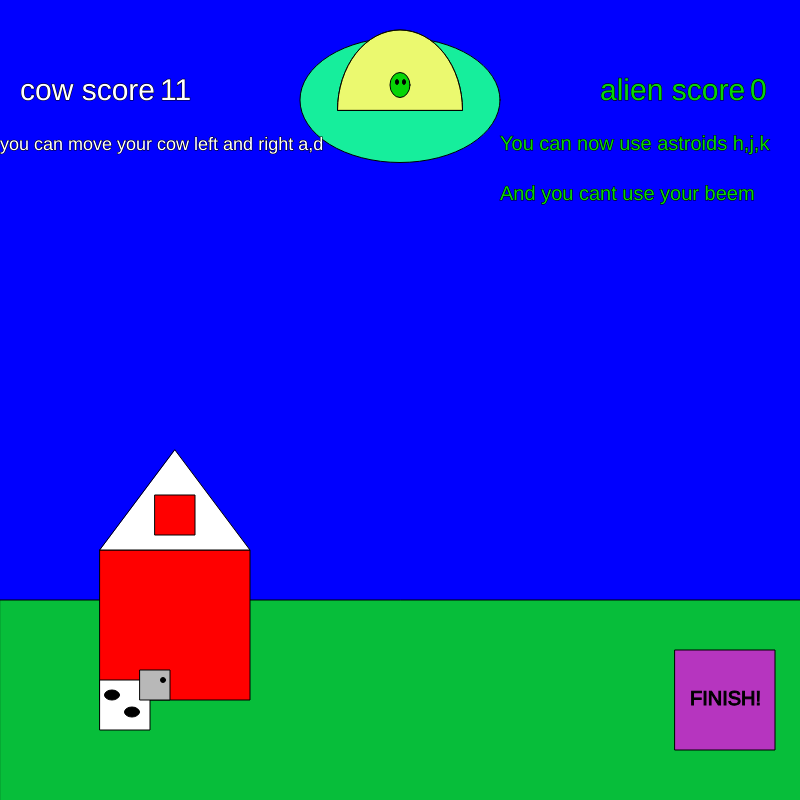
Frame 1 (no input)
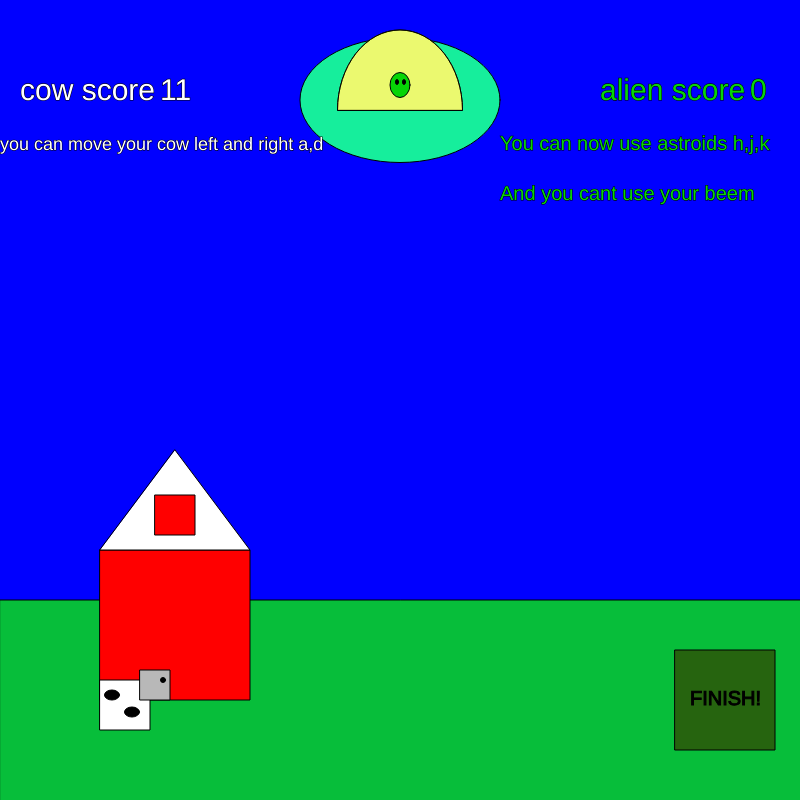
Frame 60 (no input)
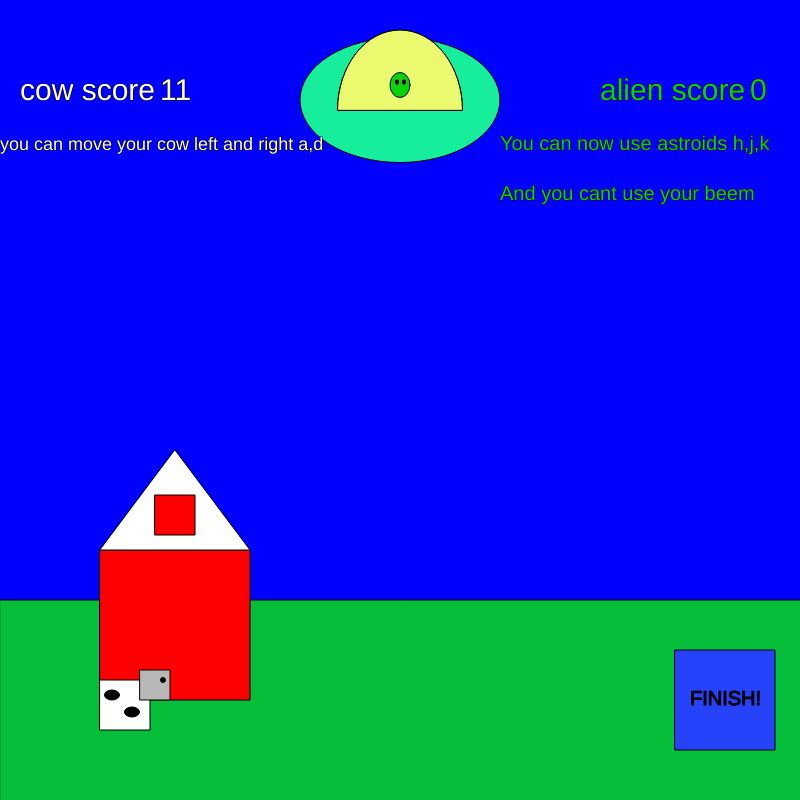
Frame 120 (the mouse pressed at the canvas centre since frame 60)

The p5.js sketch that drew these frames (run headless with seeded random() and noise() and a simulated clock; from frame 60 on, the mouse is pressed at the canvas centre):

// p5.js sketch
// ── sketch.js
var beem = 120;
var cowX = 100;
var cowY = 680;
var beemon = 150;
var alienX = 400;
var alienY = 110;
var finishX = 675;
var finishY = 650;
var alienscore = 0;
var cowscore = 11;
var astroidY1 = 1000;
var astroidY2 = 1000;
var astroidY3 = 1000;
var speed = 5;
function setup() {
  createCanvas(800, 800);
}

function draw() {
  stroke("black");
  background(0, 0, 255);

  fill("#16EE9C");
  ellipse(400, 100, 200, 125);

  stroke("black");
  fill("#07BE3A");
  rect(0, 600, 1000);

  fill("red");
  rect(100, 550, 150);

  fill("white");
  triangle(100, 550, 250, 550, 175, 450);

  fill("red");
  rect(155, 495, 40);

  fill("white");
  arc(400, 110, 125, 160, PI, 0, CHORD);

  fill("rgba(223,245,27,0.63)");
  arc(400, 110, 125, 160, PI, 0, CHORD);

  fill(random(255), random(255), random(255));
  rect(finishX, finishY, 100, 100);
  fill("black");
  textSize(20);
  text("FINISH!", finishX + 15, finishY + 55);

  fill("white");
  rect(cowX, cowY, 50);
  fill("black");
  ellipse(cowX + 12, cowY + 15, 15, 10);
  ellipse(cowX + 32, cowY + 32, 15, 10);
  fill("rgb(184,184,184)");
  rect(cowX + 40, cowY - 10, 30, 30);
  fill("black");
  ellipse(cowX + 63, cowY, 5, 5);

  fill("rgb(7,213,7)");
  ellipse(alienX, alienY - 25, 20, 25);
  fill("black");
  ellipse(alienX - 3, alienY - 28, 3, 5);
  ellipse(alienX - -4, alienY - 28, 3, 5);

  if (cowscore > 10) {
    fill("rgb(71,42,6)");
    ellipse(400, astroidY1, 100, 100);
    fill("rgb(48,27,4)");
    ellipse(380, astroidY1 - 15, 25, 30);
    ellipse(420, astroidY1 + 15, 30, 25);

    fill("rgb(71,42,6)");
    ellipse(150, astroidY2, 100, 100);
    fill("rgb(48,27,4)");
    ellipse(130, astroidY2 - 15, 25, 30);
    ellipse(170, astroidY2 + 15, 30, 25);

    fill("rgb(71,42,6)");
    ellipse(650, astroidY3, 100, 100);
    fill("rgb(48,27,4)");
    ellipse(630, astroidY3 - 15, 25, 30);
    ellipse(670, astroidY3 + 15, 30, 25);

    fill("rgb(7,213,7)");
    text("You can now use astroids h,j,k", 500, 150);
    text("And you cant use your beem", 500, 200);

    if (cowX > 350 && cowX < 450 && astroidY1 > cowY && astroidY1 < cowY + 75) {
      alienscore = alienscore + 1;
      cowX = 100;}
      
    if (cowX > 100 && cowX < 200 && astroidY2 > cowY && astroidY2 < cowY + 75) {
      alienscore = alienscore + 1;
      cowX = 100; }
    
    if (cowX > 600 && cowX < 700 && astroidY3 > cowY && astroidY3 < cowY + 75) {
      alienscore = alienscore + 1;
      cowX = 100; }
  }

  astroidY1 = astroidY1 + speed;
  astroidY2 = astroidY2 + speed + 1;
  astroidY3 = astroidY3 + speed + 2;

  textSize(30);
  fill("rgb(7,213,7)");
  text("alien score", 600, 100);
  text(alienscore, 750, 100);

  textSize(30);
  fill("white");
  text("cow score", 20, 100);
  text(cowscore, 160, 100);

  textSize(18);
  text("you can move your cow left and right a,d", 0, 150);

  beemon = beemon - 1;

  if (beemon > 0 && cowscore <= 10) {
    fill(random(255), random(255), random(255), 200);
    triangle(400, 120, 250, beem, 600, beem);

    fill("#16EE9C");
    stroke("#16EE9C");
    ellipse(400, 137, 100, 50);

    if (cowX > 250 && cowX < 600 && beem > cowY && beemon <= 750) {
      alienscore = alienscore + 1;
      cowX = 100;
    }
  }

  if (cowX > 675 && cowX < 775) {
    cowscore = cowscore + 1;
    cowX = 100;
  }

  beem = beem + 20;
  if (beem > 750) {
    beem = 750;
  }
}

function keyPressed() {
  if (key == "a") {
    cowX = cowX - 20;
  }
  if (key == "d") {
    cowX = cowX + 20;
  }

  if (key == "l" && beemon < -200) {
    beemon = 150;
    beem = 120;
  }

  if (key == "j" && astroidY1 > 800) {
    astroidY1 = 0;
  }

  if (key == "h" && astroidY2 > 800) {
    astroidY2 = 0;
  }

  if (key == "k" && astroidY3 > 800) {
    astroidY3 = 0;
  }
}
